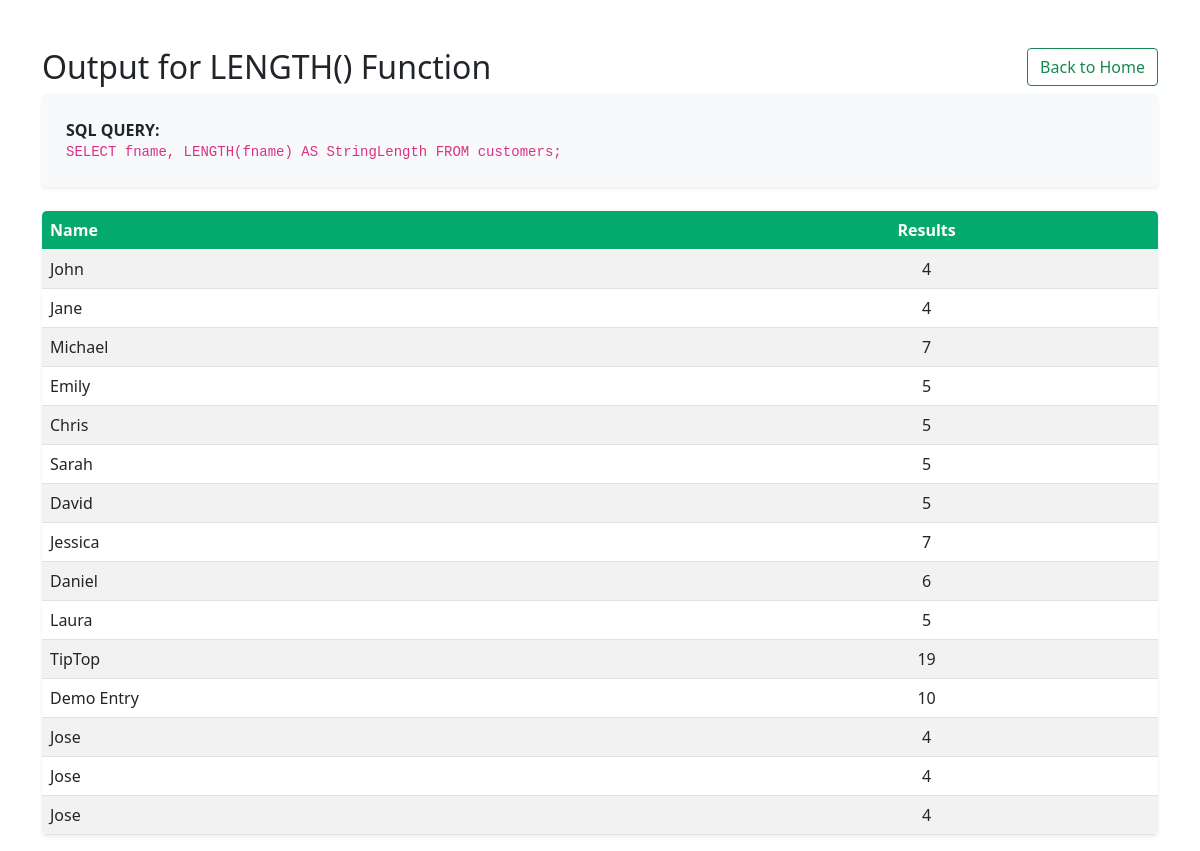
The app's page /String_Functions/LENGTH_func.php with its own data.
### tables this page shows
CREATE TABLE `customers` (
  `userID` int(11) NOT NULL,
  `fname` varchar(100) NOT NULL,
  `lname` varchar(100) NOT NULL,
  `email` varchar(100) NOT NULL
);

### String_Functions/LENGTH_func.php (the view, shortened to what this page needs)
<?php
include '../db.php';
$sql = "SELECT fname,  LENGTH(fname) AS StringLength FROM customers;";
$result = $conn->query($sql);
?>
<head>
    <link href="https://cdn.jsdelivr.net/npm/bootstrap@5.0.2/dist/css/bootstrap.min.css" rel="stylesheet">
</head>
<body>
<div class='container mt-5'>
<div class= d-flex justify-content-between align-items-center mb-4>
<h2>Output for LENGTH() Function</h2>
<div class=ms-auto><a class='btn btn-outline-success' href='../index.php'>Back to Home</a></div>
</div>
<div class="p-4 rounded-3 mb-4 shadow-sm" style="background-color: #f8f9fa;">
    <p class="mb-0"><strong>SQL QUERY:</strong>
    <br><code><?php echo $sql?></code></p>
</div>
<table class='table table-striped table-hover rounded-3 overflow-hidden shadow-sm'>
    <thead style='background-color:#04AA6D; color:white'>
        <tr>
            <th class=text-start>Name</th>
            <th class=text-center>Results</th>
        </tr>
    </thead>
<?php
if ($result->num_rows > 0) {
    while($row = $result->fetch_assoc()) {
        echo "<tr>";
        echo "<td class='text-start'>" . htmlspecialchars($row["fname"]) . "</td>";
        echo "<td class='text-center'>" . $row["StringLength"] . "</td>";
        echo "</tr>";
    }
} else {
    echo "<tr><td colspan='2'>0 results found or query failed.</td></tr>";
}
echo "</table>";
echo "</div>";
?>
</body>

### records on screen
customers: fname "John", StringLength "4"
customers: fname "Jane", StringLength "4"
customers: fname "Michael", StringLength "7"
customers: fname "Emily", StringLength "5"
customers: fname "Chris", StringLength "5"
customers: fname "Sarah", StringLength "5"
customers: fname "David", StringLength "5"
customers: fname "Jessica", StringLength "7"
customers: fname "Daniel", StringLength "6"
customers: fname "Laura", StringLength "5"
customers: fname "TipTop", StringLength "19"
customers: fname "Demo Entry", StringLength "10"
customers: fname "Jose", StringLength "4"
customers: fname "Jose", StringLength "4"
customers: fname "Jose", StringLength "4"

### other values on screen
$sql "SELECT fname, LENGTH(fname) AS StringLength FROM customers;"
